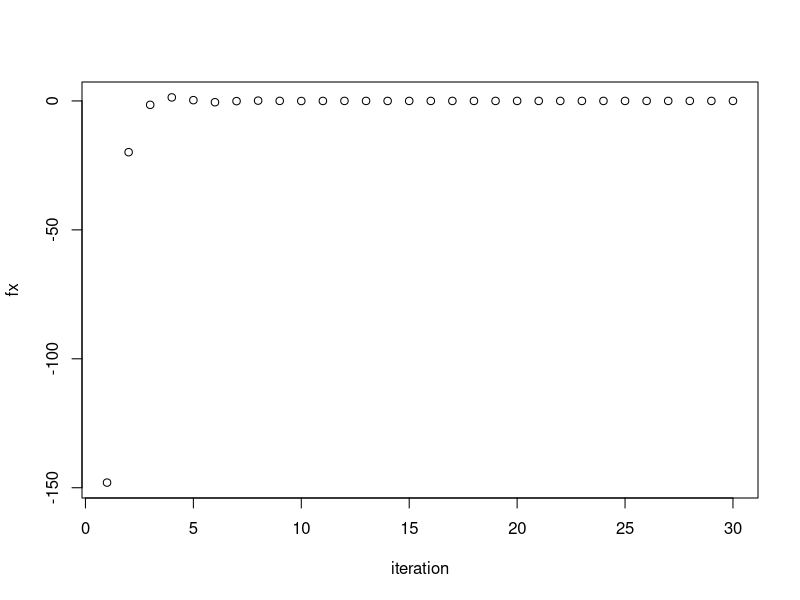

This chart was generated by the following R code:
library(datasets)  # Load/unload base packages manually


bolzano <- function(a, b, n, f) {
  if(f(a) * f(b) > 0) {
    return()
  }
  
  xList <- c()
  x <- -1
  fx <- c()
  
  for (i in 1:n) {
    x <- (a+b)/2.0
    fx[i] <- format(round(f(x), 3), nsmall = 3)
    xList[i] <- format(round(x, 3), nsmall = 3)
    
    if(f(x) == 0) {
      break
    }
    
    if(f(a) * f(x) < 0) {
      b <- x
    } else if(f(b) * f(x) < 0) {
      a <- x
    }
  }
  
  iteration = c(1:n)
  plot(iteration, fx)
  
  data = matrix(c(xList,fx), n, 2)
  colnames(data) <- c('x', 'f(x)')
  rownames(data) <- c(1:n)
  
  table = as.table(data)
  
  table
}

f <- function(x) {
  return(x^3 - x^2 + 2)
}

bolzano(-10, 0, 30, f)
